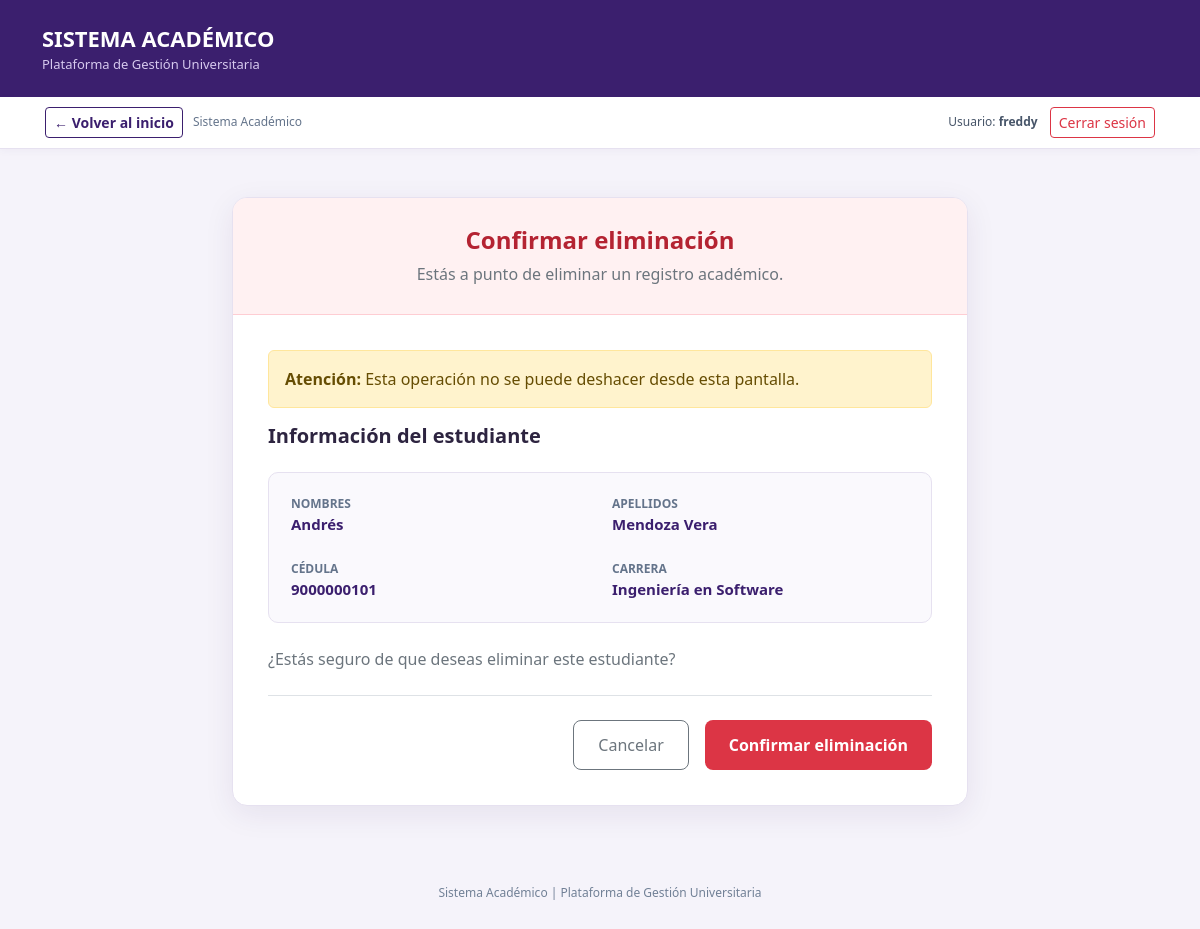
The app's page /academico/estudiantes/1/eliminar/ (signed in) with its own data.
### academico/models.py (models this page shows, shortened)
class Estudiante(ModeloBase):
    cedula = models.CharField(
        "Cédula",
        max_length=10,
        unique=True
    )
    nombres = models.CharField(max_length=80)
    apellidos = models.CharField(max_length=80)
    email = models.EmailField(
        "Correo",
        blank=True
    )
    telefono = models.CharField(
        "Teléfono",
        max_length=15,
        blank=True
    )
    fecha_nacimiento = models.DateField(
        "Fecha de nacimiento",
        null=True,
        blank=True
    )
    carrera = models.ForeignKey(
        Carrera,
        on_delete=models.PROTECT,
        related_name="estudiantes"
    )
    foto = models.ImageField(
        upload_to="estudiantes/",
        blank=True
    )
    class Meta:
        verbose_name = "Estudiante"
        verbose_name_plural = "Estudiantes"
        ordering = ["apellidos", "nombres"]

class Carrera(ModeloBase):
    facultad = models.ForeignKey(
        Facultad,
        on_delete=models.PROTECT,
        related_name="carreras"
    )
    codigo = models.CharField(
        "Código",
        max_length=10,
        unique=True
    )
    nombre = models.CharField(max_length=150)
    duracion_semestres = models.PositiveSmallIntegerField(
        "Duración (semestres)",
        default=8
    )
    class Meta:
        verbose_name = "Carrera"
        verbose_name_plural = "Carreras"
        ordering = ["nombre"]
    def __str__(self):
        return self.nombre

### academico/views.py (the view, shortened to what this page needs)
class EstudianteDeleteView(
    LoginRequiredMixin,
    DeleteView
):
    model = Estudiante
    template_name = "academico/estudiante_confirmar_eliminar.html"
    success_url = reverse_lazy("academico:estudiante_lista")
    login_url = "login"

### academico/templates/academico/estudiante_confirmar_eliminar.html (shortened to what this page needs)
<!DOCTYPE html>
<html lang="es">
<head>
    <link
        href="https://cdn.jsdelivr.net/npm/bootstrap@5.3.3/dist/css/bootstrap.min.css"
        rel="stylesheet"
    >
</head>
<body>
    <header class="barra-superior">
        <div class="container">
            <div class="marca">
                SISTEMA ACADÉMICO
            </div>
            <div class="subtitulo">
                Plataforma de Gestión Universitaria
            </div>
        </div>
    </header>
    {% include "core/_navegacion.html" %}
    <main class="container py-5">
        <div class="row justify-content-center">
            <div class="col-lg-8">
                <div class="tarjeta">
                    <div class="encabezado-alerta">
                        <h2 class="titulo-alerta">
                            Confirmar eliminación
                        </h2>
                        <p class="text-secondary mb-0">
                            Estás a punto de eliminar
                            un registro académico.
                        </p>
                    </div>
                    <div class="cuerpo">
                        <div class="alert alert-warning">
                            <strong>Atención:</strong>
                            Esta operación no se puede
                            deshacer desde esta pantalla.
                        </div>
                        <h5 class="fw-bold mb-4">
                            Información del estudiante
                        </h5>
                        <div class="info-estudiante mb-4">
                            <div class="row g-4">
                                <div class="col-md-6">
                                    <div class="etiqueta">
                                        NOMBRES
                                    </div>
                                    <div class="valor">
                                        {{ object.nombres }}
                                    </div>
                                </div>
                                <div class="col-md-6">
                                    <div class="etiqueta">
                                        APELLIDOS
                                    </div>
                                    <div class="valor">
                                        {{ object.apellidos }}
                                    </div>
                                </div>
                                <div class="col-md-6">
                                    <div class="etiqueta">
                                        CÉDULA
                                    </div>
                                    <div class="valor">
                                        {{ object.cedula }}
                                    </div>
                                </div>
                                <div class="col-md-6">
                                    <div class="etiqueta">
                                        CARRERA
                                    </div>
                                    <div class="valor">
                                        {{ object.carrera }}
                                    </div>
                                </div>
                            </div>
                        </div>
                        <p class="text-secondary">
                            ¿Estás seguro de que deseas
                            eliminar este estudiante?
                        </p>
                        <form method="post">
                            <div class="d-flex flex-wrap gap-3
                                        justify-content-end
                                        border-top pt-4 mt-4">
                                <a
                                    href="{% url 'academico:estudiante_lista' %}"
                                    class="btn btn-outline-secondary btn-cancelar">
                                    Cancelar
                                </a>
                                <button
                                    type="submit"
                                    class="btn btn-eliminar">
                                    Confirmar eliminación
                                </button>
                            </div>
                        </form>
                    </div>
                </div>
            </div>
        </div>
    </main>
    <footer class="pie-sistema">
        Sistema Académico |
        Plataforma de Gestión Universitaria
    </footer>
</body>
</html>

### core/templates/core/_navegacion.html (shortened to what this page needs)
<nav aria-label="Navegación del sistema" style="background:#fff;border-bottom:1px solid #e6e1f0;box-shadow:0 2px 8px rgba(59,31,110,.04)">
  <div style="max-width:1140px;margin:0 auto;padding:10px 15px;display:flex;align-items:center;justify-content:space-between;gap:12px;flex-wrap:wrap">
    <div style="display:flex;align-items:center;gap:10px;flex-wrap:wrap">
      {% if request.path != '/' %}
      <a href="{% url 'inicio' %}" class="btn btn-outline-primary btn-sm" style="border-color:#3b1f6e;color:#3b1f6e;font-weight:600">
        &larr; Volver al inicio
      </a>
      {% else %}
      <span style="font-weight:700;color:#3b1f6e;font-size:14px">Panel principal</span>
      {% endif %}
      <span style="font-size:12px;color:#64748b">Sistema Académico</span>
    </div>
    <div style="display:flex;align-items:center;gap:12px;flex-wrap:wrap">
      <span style="font-size:12px;color:#475569">Usuario: <strong>{{ request.user.get_username }}</strong></span>
      <form action="{% url 'logout' %}" method="post" style="margin:0">
        <button type="submit" class="btn btn-outline-danger btn-sm" aria-label="Cerrar sesión del sistema">Cerrar sesión</button>
      </form>
    </div>
  </div>
</nav>

### academico/templates/academico/estudiante_confirmar_eliminar.html (style rules this page uses)
body { background: #f5f3fa; font-family: 'Segoe UI', Arial, sans-serif; color: #2d2440; }
.barra-superior { background: #3b1f6e; padding: 22px 0; color: white; }
.marca { font-size: 22px; font-weight: 700; }
.subtitulo { color: #d6c9ee; font-size: 13px; }
.tarjeta { background: white; border: 1px solid #e6e1f0; border-radius: 15px; box-shadow: 0 8px 30px rgba(45,25,85,.08); overflow: hidden; }
.encabezado-alerta { background: #fff1f2; border-bottom: 1px solid #fecdd3; padding: 28px; text-align: center; }
.titulo-alerta { color: #b42332; font-weight: 700; font-size: 24px; }
.cuerpo { padding: 35px; }
.info-estudiante { background: #faf9fd; border: 1px solid #e6e1f0; border-radius: 10px; padding: 22px; }
.etiqueta { color: #64748b; font-size: 12px; font-weight: 600; }
.valor { color: #3b1f6e; font-weight: 600; font-size: 15px; }
.btn-eliminar { background: #dc3545; color: white; border: none; padding: 12px 24px; border-radius: 8px; font-weight: 600; }
.btn-cancelar { padding: 12px 24px; border-radius: 8px; }
.pie-sistema { text-align: center; color: #718096; font-size: 12px; padding: 30px; }

### records on screen
Estudiante: nombres "Andrés", apellidos "Mendoza Vera", cedula "9000000101", carrera "Ingeniería en Software"

### other values on screen
{{ request.user.get_username }} "freddy"
